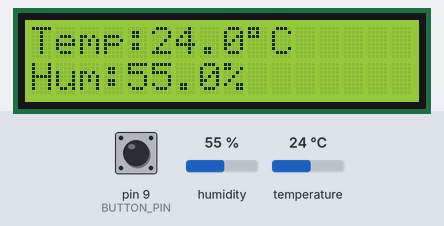
The sketch below on a simulated Arduino Uno, built with avr-gcc and run on an emulated ATmega328P. On the bench: 16×2 character LCD. The test bench sets the inputs (shaded band); at power-on: pin 9 (BUTTON_PIN) HIGH, humidity 55 %, temperature 24 °C.

Above: at 3.2 s.
3.3 s: pin 9 (BUTTON_PIN) pulled LOW for 0.15 s
At 5.1 s:
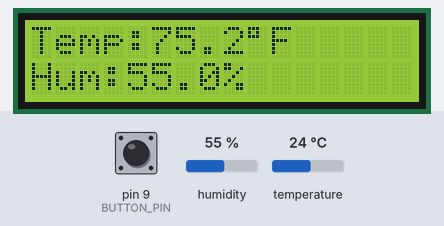
5.5 s: humidity set to 22 %
At 7.2 s:
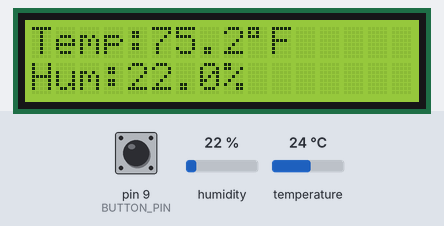
7.5 s: temperature set to 12 °C
At 10.5 s:
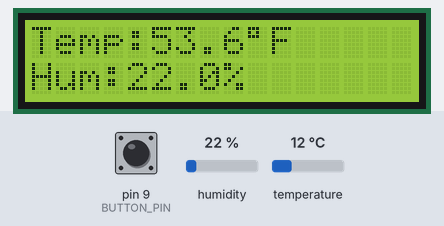
11.5 s: pin 9 (BUTTON_PIN) pulled LOW for 1 s
At 12.3 s:
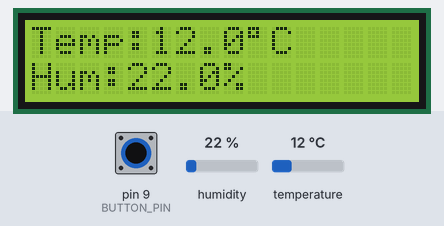
14.0 s: humidity set to 40 %
At 14.7 s:
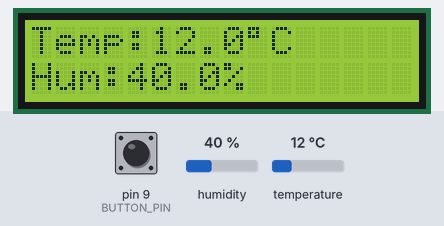
15.5 s: temperature set to 19 °C
At 19.0 s:
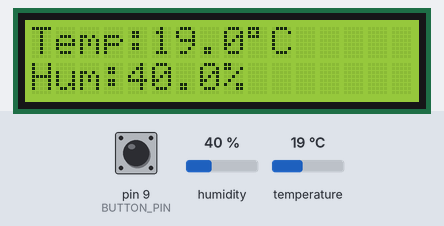
Timing chart, 0 to 20.5 s (numbered marks = the images above; inputs shaded):
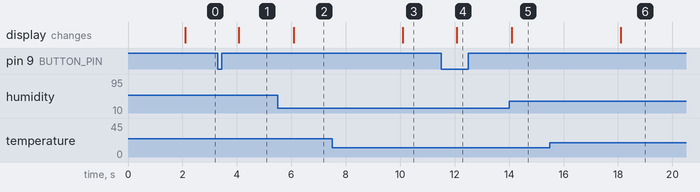

The sketch:

Digital_Temperature_and_Humidity_Monitor.ino
```cpp
#include <LiquidCrystal.h>
#include <DHT.h>

// LCD Pins
const int RS = 7;
const int EN = 6;
const int D4 = 5;
const int D5 = 4;
const int D6 = 3;
const int D7 = 2;

// DHT11
const int DHTPIN = 8;
#define DHTTYPE DHT11

// Pushbutton
const int BUTTON_PIN = 9;


LiquidCrystal lcd(RS, EN, D4, D5, D6, D7);
DHT dht(DHTPIN, DHTTYPE);


bool showFahrenheit = false;
bool lastButtonState = HIGH;
bool currentButtonState;

unsigned long lastDebounceTime = 0;
unsigned long debounceDelay = 50;

unsigned long lastUpdate = 0;
unsigned long updateInterval = 2000;

void setup()
{
    lcd.begin(16,2);
    dht.begin();

    pinMode(BUTTON_PIN, INPUT_PULLUP);

    lcd.clear();
    lcd.print("Temp Humidity");
    lcd.setCursor(0,1);
    lcd.print("Monitor Start");
    delay(2000);
}

void loop()
{
    handleButton();

    if(millis() - lastUpdate >= updateInterval)
    {
        lastUpdate = millis();
        updateDisplay();
    }
}

void handleButton()
{
    static bool previousState = HIGH;

    bool currentState = digitalRead(BUTTON_PIN);

    // detect new press
    if(previousState == HIGH && currentState == LOW)
    {
        showFahrenheit = !showFahrenheit;
        delay(250); // simple debounce
    }

    previousState = currentState;
}

void updateDisplay()
{
    float humidity = dht.readHumidity();
    float tempC = dht.readTemperature();

    if (isnan(humidity) || isnan(tempC))
    {
        lcd.clear();
        lcd.print("Sensor Error");
        return;
    }

    lcd.clear();

    // First Line: Temperature
    lcd.setCursor(0,0);

    if(showFahrenheit)
    {
        float tempF = tempC * 9.0 / 5.0 + 32.0;

        lcd.print("Temp:");
        lcd.print(tempF,1);
        lcd.print((char)223);
        lcd.print("F");
    }
    else
    {
        lcd.print("Temp:");
        lcd.print(tempC,1);
        lcd.print((char)223);
        lcd.print("C");
    }

    // Second Line: Humidity
    lcd.setCursor(0,1);
    lcd.print("Hum:");
    lcd.print(humidity,1);
    lcd.print("%");
}
```

Measured:
- after the input at 3.3 s, the display: changes after 0.77 s (image 1)
- after the input at 5.5 s, the display: changes after 0.60 s (image 2)
- after the input at 7.5 s, the display: changes after 2.6 s (image 3)
- after the input at 11.5 s, the display: changes after 0.57 s (image 4)
- after the input at 14.0 s, the display: changes after 0.10 s (image 5)
- after the input at 15.5 s, the display: changes after 2.6 s (image 6)
